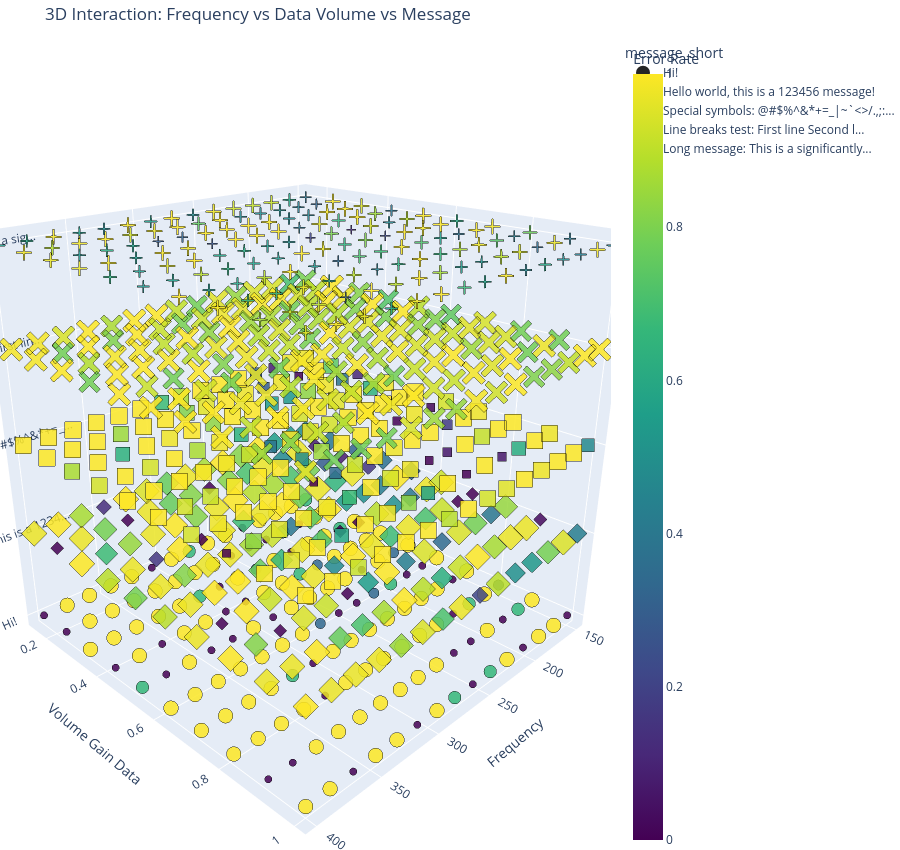

Notebook source saved alongside this figure:
### Markdown cell above
## 3D Interaction: Frequency, Data Volume, and Message
This plot shows interaction between `frequency`, `volume_gain_data`, and message index.
Color and marker size encode `error_rate` (lower is better).

### Code cell
import plotly.express as px

plot_df = prepare_plot_df(df).copy()
plot_df["error_rate_clipped"] = plot_df["error_rate"].clip(0, 1)
plot_df["marker_size"] = 6 + plot_df["error_rate_clipped"] * 18

message_order = plot_df["message_label"].drop_duplicates().tolist()
message_to_idx = {message: idx for idx, message in enumerate(message_order)}
plot_df["message_idx"] = plot_df["message_label"].map(message_to_idx)
plot_df["message_short"] = plot_df["message_label"].map(lambda m: shorten_message(m, 40))

fig = px.scatter_3d(
    plot_df,
    x="frequency",
    y="volume_gain_data",
    z="message_idx",
    color="error_rate",
    size="marker_size",
    symbol="message_short",
    size_max=24,
    color_continuous_scale="Viridis",
    opacity=0.85,
    title="3D Interaction: Frequency vs Data Volume vs Message",
    labels={
        "frequency": "Frequency",
        "volume_gain_data": "Volume Gain Data",
        "message_idx": "Message",
        "error_rate": "Error Rate",
    },
)

fig.update_traces(
    marker={
        "line": {"width": 0.5, "color": "black"},
    }
)

fig.update_layout(
    scene={
        "camera": {"eye": {"x": 1.5, "y": 1.5, "z": 0.9}},
        "zaxis": {
            "tickvals": list(range(len(message_order))),
            "ticktext": [shorten_message(message, 30) for message in message_order],
        },
    },
    margin={"l": 0, "r": 0, "t": 40, "b": 0},
    height=850,
)

fig.show()

### Figure 1 — Plotly figure (JSON) as saved in the notebook; plotly's stock layout.template omitted (floating-point values rounded to 4 significant figures; data arrays with more than 128 entries replaced by an {"elided": "..."} marker saying what was removed)
{"data": [{"hovertemplate": "message_short=Hi!<br>Frequency=%{x}<br>Volume Gain Data=%{y}<br>Message=%{z}<br>marker_size=%{marker.size}<br>Error Rate=%{marker.color}<extra></extra>", "legendgroup": "Hi!", "marker": {"color": {"elided": "150 float values"}, "coloraxis": "coloraxis", "line": {"color": "black", "width": 0.5}, "opacity": 0.85, "size": {"elided": "150 float values"}, "sizemode": "area", "sizeref": 0.04167, "symbol": "circle"}, "mode": "markers", "name": "Hi!", "scene": "scene", "showlegend": true, "type": "scatter3d", "x": {"elided": "150 int values"}, "y": {"elided": "150 float values"}, "z": {"elided": "150 int values"}}, {"hovertemplate": "message_short=Hello world, this is a 123456 message!<br>Frequency=%{x}<br>Volume Gain Data=%{y}<br>Message=%{z}<br>marker_size=%{marker.size}<br>Error Rate=%{marker.color}<extra></extra>", "legendgroup": "Hello world, this is a 123456 message!", "marker": {"color": {"elided": "150 float values"}, "coloraxis": "coloraxis", "line": {"color": "black", "width": 0.5}, "opacity": 0.85, "size": {"elided": "150 float values"}, "sizemode": "area", "sizeref": 0.04167, "symbol": "diamond"}, "mode": "markers", "name": "Hello world, this is a 123456 message!", "scene": "scene", "showlegend": true, "type": "scatter3d", "x": {"elided": "150 int values"}, "y": {"elided": "150 float values"}, "z": {"elided": "150 int values"}}, {"hovertemplate": "message_short=Special symbols: @#$%^&*+=_|~`<>/.,;:...<br>Frequency=%{x}<br>Volume Gain Data=%{y}<br>Message=%{z}<br>marker_size=%{marker.size}<br>Error Rate=%{marker.color}<extra></extra>", "legendgroup": "Special symbols: @#$%^&*+=_|~`<>/.,;:...", "marker": {"color": {"elided": "150 float values"}, "coloraxis": "coloraxis", "line": {"color": "black", "width": 0.5}, "opacity": 0.85, "size": {"elided": "150 float values"}, "sizemode": "area", "sizeref": 0.04167, "symbol": "square"}, "mode": "markers", "name": "Special symbols: @#$%^&*+=_|~`<>/.,;:...", "scene": "scene", "showlegend": true, "type": "scatter3d", "x": {"elided": "150 int values"}, "y": {"elided": "150 float values"}, "z": {"elided": "150 int values"}}, {"hovertemplate": "message_short=Line breaks test: First line Second l...<br>Frequency=%{x}<br>Volume Gain Data=%{y}<br>Message=%{z}<br>marker_size=%{marker.size}<br>Error Rate=%{marker.color}<extra></extra>", "legendgroup": "Line breaks test: First line Second l...", "marker": {"color": {"elided": "150 float values"}, "coloraxis": "coloraxis", "line": {"color": "black", "width": 0.5}, "opacity": 0.85, "size": {"elided": "150 float values"}, "sizemode": "area", "sizeref": 0.04167, "symbol": "x"}, "mode": "markers", "name": "Line breaks test: First line Second l...", "scene": "scene", "showlegend": true, "type": "scatter3d", "x": {"elided": "150 int values"}, "y": {"elided": "150 float values"}, "z": {"elided": "150 int values"}}, {"hovertemplate": "message_short=Long message: This is a significantly...<br>Frequency=%{x}<br>Volume Gain Data=%{y}<br>Message=%{z}<br>marker_size=%{marker.size}<br>Error Rate=%{marker.color}<extra></extra>", "legendgroup": "Long message: This is a significantly...", "marker": {"color": {"elided": "150 float values"}, "coloraxis": "coloraxis", "line": {"color": "black", "width": 0.5}, "opacity": 0.85, "size": {"elided": "150 float values"}, "sizemode": "area", "sizeref": 0.04167, "symbol": "cross"}, "mode": "markers", "name": "Long message: This is a significantly...", "scene": "scene", "showlegend": true, "type": "scatter3d", "x": {"elided": "150 int values"}, "y": {"elided": "150 float values"}, "z": {"elided": "150 int values"}}], "layout": {"coloraxis": {"colorbar": {"title": {"text": "Error Rate"}}, "colorscale": [[0, "#440154"], [0.1111, "#482878"], [0.2222, "#3e4989"], [0.3333, "#31688e"], [0.4444, "#26828e"], [0.5556, "#1f9e89"], [0.6667, "#35b779"], [0.7778, "#6ece58"], [0.8889, "#b5de2b"], [1, "#fde725"]]}, "height": 850, "legend": {"itemsizing": "constant", "title": {"text": "message_short"}, "tracegroupgap": 0}, "margin": {"b": 0, "l": 0, "r": 0, "t": 40}, "scene": {"camera": {"eye": {"x": 1.5, "y": 1.5, "z": 0.9}}, "domain": {"x": [0, 1], "y": [0, 1]}, "xaxis": {"title": {"text": "Frequency"}}, "yaxis": {"title": {"text": "Volume Gain Data"}}, "zaxis": {"ticktext": ["Hi!", "Hello world, this is a 1234...", "Special symbols: @#$%^&*+=_...", "Line breaks test: First lin...", "Long message: This is a sig..."], "tickvals": [0, 1, 2, 3, 4], "title": {"text": "Message"}}}, "title": {"text": "3D Interaction: Frequency vs Data Volume vs Message"}}}
